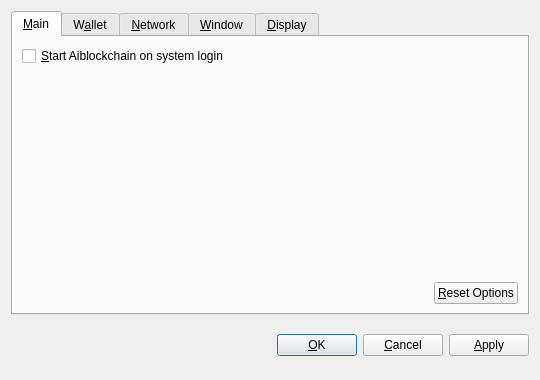
<?xml version="1.0" encoding="UTF-8"?>
<ui version="4.0">
 <class>OptionsDialog</class>
 <widget class="QDialog" name="OptionsDialog">
  <property name="geometry">
   <rect>
    <x>0</x>
    <y>0</y>
    <width>540</width>
    <height>380</height>
   </rect>
  </property>
  <property name="windowTitle">
   <string>Options</string>
  </property>
  <property name="modal">
   <bool>true</bool>
  </property>
  <layout class="QVBoxLayout" name="verticalLayout">
   <item>
    <widget class="QTabWidget" name="tabWidget">
     <property name="tabPosition">
      <enum>QTabWidget::North</enum>
     </property>
     <property name="currentIndex">
      <number>0</number>
     </property>
     <widget class="QWidget" name="tabMain">
      <attribute name="title">
       <string>&amp;Main</string>
      </attribute>
      <layout class="QVBoxLayout" name="verticalLayout_Main">
       <item>
        <widget class="QCheckBox" name="bitcoinAtStartup">
         <property name="toolTip">
          <string>Automatically start Aiblockchain after logging in to the system.</string>
         </property>
         <property name="text">
          <string>&amp;Start Aiblockchain on system login</string>
         </property>
        </widget>
       </item>
       <item>
        <spacer name="verticalSpacer_Main">
         <property name="orientation">
          <enum>Qt::Vertical</enum>
         </property>
         <property name="sizeHint" stdset="0">
          <size>
           <width>20</width>
           <height>40</height>
          </size>
         </property>
        </spacer>
       </item>
       <item>
        <layout class="QHBoxLayout" name="horizontalLayout_2_Main">
         <item>
          <spacer name="horizontalSpacer_2_Main">
           <property name="orientation">
            <enum>Qt::Horizontal</enum>
           </property>
           <property name="sizeHint" stdset="0">
            <size>
             <width>40</width>
             <height>20</height>
            </size>
           </property>
          </spacer>
         </item>
         <item>
          <widget class="QPushButton" name="resetButton">
           <property name="toolTip">
            <string>Reset all client options to default.</string>
           </property>
           <property name="text">
            <string>&amp;Reset Options</string>
           </property>
           <property name="autoDefault">
            <bool>false</bool>
           </property>
          </widget>
         </item>
        </layout>
       </item>
      </layout>
     </widget>
     <widget class="QWidget" name="tabWallet">
      <attribute name="title">
       <string>W&amp;allet</string>
      </attribute>
      <layout class="QVBoxLayout" name="verticalLayout_Network">
       <item>
        <widget class="QLabel" name="transactionFeeInfoLabel">
         <property name="text">
          <string>Optional transaction fee per kB that helps make sure your transactions are processed quickly. Most transactions are 1 kB.</string>
         </property>
         <property name="textFormat">
          <enum>Qt::PlainText</enum>
         </property>
         <property name="wordWrap">
          <bool>true</bool>
         </property>
        </widget>
       </item>
       <item>
        <layout class="QHBoxLayout" name="horizontalLayout_1_Main">
         <item>
          <widget class="QLabel" name="transactionFeeLabel">
           <property name="text">
            <string>Pay transaction &amp;fee</string>
           </property>
           <property name="textFormat">
            <enum>Qt::PlainText</enum>
           </property>
           <property name="buddy">
            <cstring>transactionFee</cstring>
           </property>
          </widget>
         </item>
         <item>
          <widget class="BitcoinAmountField" name="transactionFee"/>
         </item>
         <item>
          <spacer name="horizontalSpacer_1_Main">
           <property name="orientation">
            <enum>Qt::Horizontal</enum>
           </property>
           <property name="sizeHint" stdset="0">
            <size>
             <width>40</width>
             <height>20</height>
            </size>
           </property>
          </spacer>
         </item>
        </layout>
       </item>
       <item>
        <widget class="QLabel" name="label">
         <property name="text">
          <string>If you disable the spending of unconfirmed change, the change from a transaction cannot be used until that transaction has at least one confirmation. This also affects how your balance is computed.</string>
         </property>
         <property name="wordWrap">
          <bool>true</bool>
         </property>
        </widget>
       </item>
       <item>
        <widget class="QCheckBox" name="spendZeroConfChange">
         <property name="text">
          <string>Spend unconfirmed change  (experts only)</string>
         </property>
        </widget>
       </item>
       <item>
        <spacer name="verticalSpacer">
         <property name="orientation">
          <enum>Qt::Vertical</enum>
         </property>
         <property name="sizeHint" stdset="0">
          <size>
           <width>20</width>
           <height>40</height>
          </size>
         </property>
        </spacer>
       </item>
      </layout>
     </widget>
     <widget class="QWidget" name="tabNetwork">
      <attribute name="title">
       <string>&amp;Network</string>
      </attribute>
      <layout class="QVBoxLayout" name="verticalLayout_Network">
       <item>
        <widget class="QCheckBox" name="mapPortUpnp">
         <property name="toolTip">
          <string>Automatically open the Aiblockchain client port on the router. This only works when your router supports UPnP and it is enabled.</string>
         </property>
         <property name="text">
          <string>Map port using &amp;UPnP</string>
         </property>
        </widget>
       </item>
       <item>
        <widget class="QCheckBox" name="connectSocks">
         <property name="toolTip">
          <string>Connect to the Aiblockchain network through a SOCKS proxy (e.g. when connecting through Tor).</string>
         </property>
         <property name="text">
          <string>&amp;Connect through SOCKS proxy:</string>
         </property>
        </widget>
       </item>
       <item>
        <layout class="QHBoxLayout" name="horizontalLayout_Network">
         <item>
          <widget class="QLabel" name="proxyIpLabel">
           <property name="text">
            <string>Proxy &amp;IP:</string>
           </property>
           <property name="textFormat">
            <enum>Qt::PlainText</enum>
           </property>
           <property name="buddy">
            <cstring>proxyIp</cstring>
           </property>
          </widget>
         </item>
         <item>
          <widget class="QValidatedLineEdit" name="proxyIp">
           <property name="maximumSize">
            <size>
             <width>140</width>
             <height>16777215</height>
            </size>
           </property>
           <property name="toolTip">
            <string>IP address of the proxy (e.g. 127.0.0.1)</string>
           </property>
          </widget>
         </item>
         <item>
          <widget class="QLabel" name="proxyPortLabel">
           <property name="text">
            <string>&amp;Port:</string>
           </property>
           <property name="textFormat">
            <enum>Qt::PlainText</enum>
           </property>
           <property name="buddy">
            <cstring>proxyPort</cstring>
           </property>
          </widget>
         </item>
         <item>
          <widget class="QLineEdit" name="proxyPort">
           <property name="maximumSize">
            <size>
             <width>55</width>
             <height>16777215</height>
            </size>
           </property>
           <property name="toolTip">
            <string>Port of the proxy (e.g. 9050)</string>
           </property>
          </widget>
         </item>
         <item>
          <widget class="QLabel" name="socksVersionLabel">
           <property name="text">
            <string>SOCKS &amp;Version:</string>
           </property>
           <property name="textFormat">
            <enum>Qt::PlainText</enum>
           </property>
           <property name="buddy">
            <cstring>socksVersion</cstring>
           </property>
          </widget>
         </item>
         <item>
          <widget class="QValueComboBox" name="socksVersion">
           <property name="toolTip">
            <string>SOCKS version of the proxy (e.g. 5)</string>
           </property>
          </widget>
         </item>
         <item>
          <spacer name="horizontalSpacer_Network">
           <property name="orientation">
            <enum>Qt::Horizontal</enum>
           </property>
           <property name="sizeHint" stdset="0">
            <size>
             <width>40</width>
             <height>20</height>
            </size>
           </property>
          </spacer>
         </item>
        </layout>
       </item>
       <item>
        <spacer name="verticalSpacer_Network">
         <property name="orientation">
          <enum>Qt::Vertical</enum>
         </property>
         <property name="sizeHint" stdset="0">
          <size>
           <width>20</width>
           <height>40</height>
          </size>
         </property>
        </spacer>
       </item>
      </layout>
     </widget>
     <widget class="QWidget" name="tabWindow">
      <attribute name="title">
       <string>&amp;Window</string>
      </attribute>
      <layout class="QVBoxLayout" name="verticalLayout_Window">
       <item>
        <widget class="QCheckBox" name="minimizeToTray">
         <property name="toolTip">
          <string>Show only a tray icon after minimizing the window.</string>
         </property>
         <property name="text">
          <string>&amp;Minimize to the tray instead of the taskbar</string>
         </property>
        </widget>
       </item>
       <item>
        <widget class="QCheckBox" name="minimizeOnClose">
         <property name="toolTip">
          <string>Minimize instead of exit the application when the window is closed. When this option is enabled, the application will be closed only after selecting Quit in the menu.</string>
         </property>
         <property name="text">
          <string>M&amp;inimize on close</string>
         </property>
        </widget>
       </item>
       <item>
        <spacer name="verticalSpacer_Window">
         <property name="orientation">
          <enum>Qt::Vertical</enum>
         </property>
         <property name="sizeHint" stdset="0">
          <size>
           <width>20</width>
           <height>40</height>
          </size>
         </property>
        </spacer>
       </item>
      </layout>
     </widget>
     <widget class="QWidget" name="tabDisplay">
      <attribute name="title">
       <string>&amp;Display</string>
      </attribute>
      <layout class="QVBoxLayout" name="verticalLayout_Display">
       <item>
        <layout class="QHBoxLayout" name="horizontalLayout_1_Display">
         <item>
          <widget class="QLabel" name="langLabel">
           <property name="text">
            <string>User Interface &amp;language:</string>
           </property>
           <property name="textFormat">
            <enum>Qt::PlainText</enum>
           </property>
           <property name="buddy">
            <cstring>lang</cstring>
           </property>
          </widget>
         </item>
         <item>
          <widget class="QValueComboBox" name="lang">
           <property name="toolTip">
            <string>The user interface language can be set here. This setting will take effect after restarting Aiblockchain.</string>
           </property>
          </widget>
         </item>
        </layout>
       </item>
       <item>
        <layout class="QHBoxLayout" name="horizontalLayout_2_Display">
         <item>
          <widget class="QLabel" name="unitLabel">
           <property name="text">
            <string>&amp;Unit to show amounts in:</string>
           </property>
           <property name="textFormat">
            <enum>Qt::PlainText</enum>
           </property>
           <property name="buddy">
            <cstring>unit</cstring>
           </property>
          </widget>
         </item>
         <item>
          <widget class="QValueComboBox" name="unit">
           <property name="toolTip">
            <string>Choose the default subdivision unit to show in the interface and when sending coins.</string>
           </property>
          </widget>
         </item>
        </layout>
       </item>
       <item>
        <widget class="QCheckBox" name="displayAddresses">
         <property name="toolTip">
          <string>Whether to show Aiblockchain addresses in the transaction list or not.</string>
         </property>
         <property name="text">
          <string>&amp;Display addresses in transaction list</string>
         </property>
        </widget>
       </item>
       <item>
        <widget class="QCheckBox" name="coinControlFeatures">
         <property name="toolTip">
          <string>Whether to show coin control features or not.</string>
         </property>
         <property name="text">
          <string>Display coin &amp;control features (experts only!)</string>
         </property>
        </widget>
       </item>
       <item>
        <spacer name="verticalSpacer_Display">
         <property name="orientation">
          <enum>Qt::Vertical</enum>
         </property>
         <property name="sizeHint" stdset="0">
          <size>
           <width>20</width>
           <height>40</height>
          </size>
         </property>
        </spacer>
       </item>
      </layout>
     </widget>
    </widget>
   </item>
   <item>
    <layout class="QHBoxLayout" name="horizontalLayout_Buttons">
     <item>
      <spacer name="horizontalSpacer_1">
       <property name="orientation">
        <enum>Qt::Horizontal</enum>
       </property>
       <property name="sizeHint" stdset="0">
        <size>
         <width>40</width>
         <height>48</height>
        </size>
       </property>
      </spacer>
     </item>
     <item>
      <widget class="QLabel" name="statusLabel">
       <property name="font">
        <font>
         <weight>75</weight>
         <bold>true</bold>
        </font>
       </property>
       <property name="text">
        <string/>
       </property>
       <property name="textFormat">
        <enum>Qt::PlainText</enum>
       </property>
       <property name="wordWrap">
        <bool>true</bool>
       </property>
      </widget>
     </item>
     <item>
      <spacer name="horizontalSpacer_2">
       <property name="orientation">
        <enum>Qt::Horizontal</enum>
       </property>
       <property name="sizeHint" stdset="0">
        <size>
         <width>40</width>
         <height>48</height>
        </size>
       </property>
      </spacer>
     </item>
     <item>
      <widget class="QPushButton" name="okButton">
       <property name="text">
        <string>&amp;OK</string>
       </property>
      </widget>
     </item>
     <item>
      <widget class="QPushButton" name="cancelButton">
       <property name="text">
        <string>&amp;Cancel</string>
       </property>
       <property name="autoDefault">
        <bool>false</bool>
       </property>
      </widget>
     </item>
     <item>
      <widget class="QPushButton" name="applyButton">
       <property name="text">
        <string>&amp;Apply</string>
       </property>
       <property name="autoDefault">
        <bool>false</bool>
       </property>
      </widget>
     </item>
    </layout>
   </item>
  </layout>
 </widget>
 <customwidgets>
  <customwidget>
   <class>BitcoinAmountField</class>
   <extends>QSpinBox</extends>
   <header>bitcoinamountfield.h</header>
  </customwidget>
  <customwidget>
   <class>QValueComboBox</class>
   <extends>QComboBox</extends>
   <header>qvaluecombobox.h</header>
  </customwidget>
  <customwidget>
   <class>QValidatedLineEdit</class>
   <extends>QLineEdit</extends>
   <header>qvalidatedlineedit.h</header>
  </customwidget>
 </customwidgets>
 <resources/>
 <connections/>
</ui>
